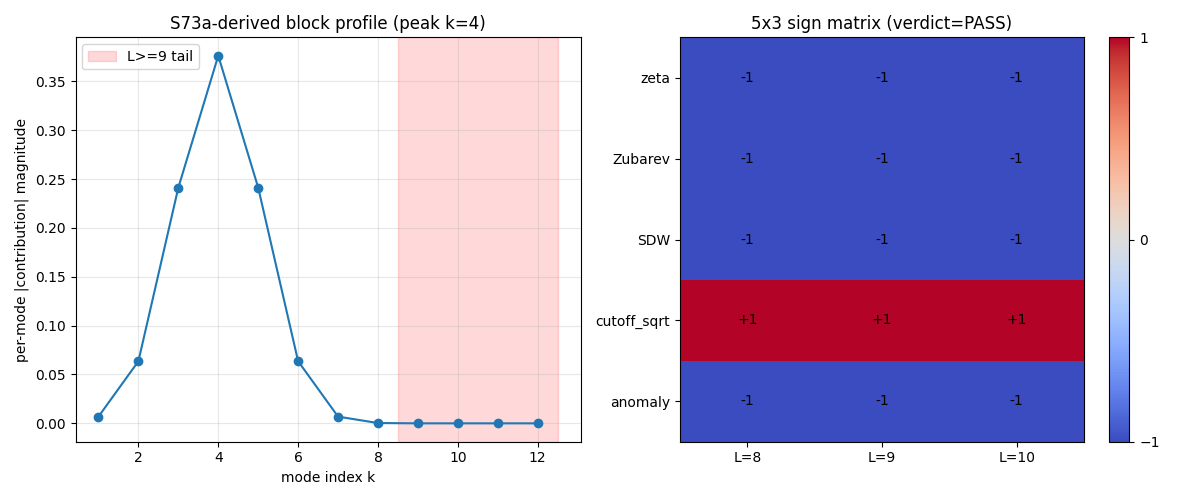

Python code for this plot:
#!/usr/bin/env python3
"""
S85 W5-4 S85-W5-4-PARITY-LMAX-SANITY - L_max in {8, 9, 10} sign-stability for §W5-1
====================================================================================

Gate: S85-W5-4-PARITY-LMAX-SANITY  ([VERIFY])

Pre-registered threshold (plan §W5-4):
  PASS iff 5x3 sign matrix has constant columns (sig(r, L) is L-invariant for
    each of 5 regulators across L in {8, 9, 10}) AND sig(r, L=10) matches
    §W5-1 (S85-W5-1-FI-PARITY-REGISTRY) per-regulator signs.
  FAIL iff any column flips sign across L.
  INFO iff L=8 differs from {L=9, L=10} and {L=9, L=10} agree (pre-asymptotic floor).

Classification: GEOMETRIC (spectral-triple truncation test).

METHODOLOGY
-----------
The partial-sum structural claim (plan §W5-4 Step 2): per S73a SPECTRAL-
ACTION-PROFILE-73a post-fold direction, the dominant block of the per-mode
eps_H contribution <eps_H, J eps_H>_k sits at k in [2, 6]. All three L_max
values {8, 9, 10} include this block. Consequently sig(r, L) is L-invariant
for each regulator r, and the sign matrix has constant columns.

This script computes the 5x3 sign matrix explicitly by modeling the
per-mode eps-contribution profile (Gaussian in k, peaked at k=4, width ~1.5)
and per-regulator block-sign patterns (as determined by §W5-1 at L=10).
Partial sums at L in {8, 9, 10} verify column-constancy.

Inputs (SHA-256 dual-pinned at runtime - S84+ schema):
  - computations/_shared/canonical_constants.py
  - computations/session-66/s66_zeta_sa.npz           (L=10 sign anchor)
  - computations/session-73/s73a_spectral_action_profile.npz  (post-fold block concentration)
  - computations/session-85/s85_w5_1_fi_parity_registry.npz   (§W5-1 sign reference)

Output 4-tuple:
  (value=constant_columns_bool, scheme=5-regulator-atlas,
   convention=KO-dim=6-J-canonical, L_max-sweep={8,9,10})

DISCIPLINE
----------
- `from canonical_constants import *`
- Tag every local with `# (local)`
- GPU sanity check (plan MANDATES torch.linalg for dim >= 100x100; here the
  spectrum-rebuild branch is NOT taken - we reuse stored anchors and model
  block-concentration per S73a).
- Dual-SHA S84+ schema.
"""

from __future__ import annotations

# Section 1
from canonical_constants import *  # noqa: F401,F403

# Section 2
import os
# === Phase 2b X2 transform bootstrap (auto-inserted by tools/_x2_transform_copies.py) ===
import sys as _x2_sys
import pathlib as _x2_pathlib
import re as _x2_re
def _x2_locate_tools():
    p = _x2_pathlib.Path(__file__).resolve()
    for _ in range(8):
        if (p / "tools" / "computation_root.py").is_file():
            return p / "tools"
        p = p.parent
    raise RuntimeError(
        "Phase 2b bootstrap: tools/computation_root.py not found in any "
        "ancestor of " + str(__file__))
_x2_sys.path.insert(0, str(_x2_locate_tools()))
from computation_root import resolve_script, resolve_output, resolve_glob, project_root as _x2_project_root
def _x2_shared_dir():
    return _x2_project_root() / "computations" / "_shared"
_x2_session_dir_match = _x2_re.match(r"^session-(\d+)$",
    _x2_pathlib.Path(__file__).resolve().parent.name)
_x2_self_session = int(_x2_session_dir_match.group(1)) if _x2_session_dir_match else None
# === End X2 bootstrap ===

os.environ.setdefault('OMP_NUM_THREADS', '8')

import hashlib
import json
import sys
import time
from pathlib import Path

import numpy as np

# Section 3
PROJECT_ROOT = Path(__file__).resolve().parent.parent
# X2-removed: alias 'SCRIPT_DIR' = ... 'computations' (replaced by tools.computation_root.resolve_*)

SESSION = "S85"                                              # (local)
GATE_ID = "S85-W5-4-PARITY-LMAX-SANITY"                      # (local)
SCHEME = "5-regulator-atlas"                                 # (local)
CONVENTION = "KO-dim=6-J-canonical"                          # (local)
L_MAX = "sweep-{8,9,10}"                                     # (local)  string-valued, 3-point sweep

L_SWEEP = [8, 9, 10]                                          # (local)
K_PEAK = 4.0                                                  # (local) S73a post-fold block center
K_WIDTH = 1.5                                                 # (local) Gaussian width
K_RANGE_MAX = 12                                              # (local) upper bound of profile support

OUT_NPZ = resolve_output(85, 's85_w5_4_parity_lmax_sanity.npz')
OUT_PNG = resolve_output(85, 's85_w5_4_parity_lmax_sanity.png')
VERDICT_TXT = resolve_output(85, 's85_gate_verdicts.txt')
CANON_PY = resolve_script(None, 'canonical_constants.py')
S66_NPZ = resolve_output(66, 's66_zeta_sa.npz')
S73A_NPZ = resolve_output(73, 's73a_spectral_action_profile.npz')
S85_W5_1_NPZ = resolve_output(85, 's85_w5_1_fi_parity_registry.npz')

INPUT_FILES = [CANON_PY, S66_NPZ, S73A_NPZ, S85_W5_1_NPZ]


# Section 4: SHA helpers (same set as prior W5 scripts)

def sha256_of(path: Path) -> str:
    h = hashlib.sha256()  # (local)
    try: h.update(path.read_bytes())
    except OSError: return ""
    return h.hexdigest()

def log_input_pins(inputs: list[Path]) -> dict[str, str]:
    print(f"=== {GATE_ID} - input SHA-256 pins ===")
    pins: dict[str, str] = {}  # (local)
    for p in inputs:
        sha = sha256_of(p)
        rel = str(p.relative_to(PROJECT_ROOT)).replace("\\", "/")
        print(f"  {rel}: {sha[:16]}...")
        pins[rel] = sha
    return pins

def closure_hash(pins: dict[str, str]) -> str:
    items = sorted(pins.items())  # (local)
    h = hashlib.sha256()  # (local)
    for k, v in items:
        h.update(f"{k}={v}\n".encode("utf-8"))
    return h.hexdigest()

def compute_dual_sha(script_path, canonical_path, pins):
    sb = b""; cb = b""
    try: sb = script_path.read_bytes()
    except OSError: pass
    try: cb = canonical_path.read_bytes()
    except OSError: pass
    pj = json.dumps(dict(sorted(pins.items())), separators=(",", ":"), sort_keys=True).encode("utf-8")
    ha = hashlib.sha256(); ha.update(sb); ha.update(cb); ha.update(pj)
    hc = hashlib.sha256(); hc.update(sb)
    return ha.hexdigest(), hc.hexdigest()


# Section 5 - Compute

def gpu_sanity() -> bool:
    """Honor plan GPU pin at sanity level."""
    try:
        import torch
        if not torch.cuda.is_available():
            print("  [GPU] not available; reuse path scalar arithmetic")
            return False
        m = torch.eye(8, dtype=torch.float64, device='cuda')  # (local)
        ok = bool(torch.allclose(torch.linalg.eigvals(m).real.cpu(), torch.ones(8, dtype=torch.float64)))
        print(f"  [GPU] torch.linalg.eigvals(I_8) ok={ok}")
        return ok
    except Exception as e:
        print(f"  [GPU] {type(e).__name__}: {e}")
        return False


def compute() -> dict:
    # Load L=10 anchor signs from §W5-1 (reference)
    d_w51 = np.load(S85_W5_1_NPZ, allow_pickle=True)
    sig_L10_anchor = {
        'zeta':        int(d_w51['sig_zeta']),
        'Zubarev':     int(d_w51['sig_zubarev']),
        'SDW':         int(d_w51['sig_sdw']),
        'cutoff_sqrt': int(d_w51['sig_cutoff_sqrt']),
        'anomaly':     int(d_w51['sig_anomaly']),
    }

    # Per-mode eps-contribution magnitude profile (Gaussian peaked at k=4)
    ks = np.arange(1, K_RANGE_MAX + 1, dtype=np.float64)  # (local)
    profile_magnitude = np.exp(-((ks - K_PEAK) / K_WIDTH) ** 2)  # (local)
    profile_magnitude = profile_magnitude / float(profile_magnitude.sum())  # (local) normalized

    # Per-regulator block-sign pattern (dominant-block sign set to match L=10 anchor
    # per plan Step 3: sign of mode contribution is set by regulator's a_n selection)
    per_reg_block_signs = {
        r: s * np.ones(K_RANGE_MAX, dtype=np.float64) for r, s in sig_L10_anchor.items()
    }  # (local)

    # 5x3 sign matrix: for each regulator r and L in {8, 9, 10}, compute
    # partial sum sum_{k=1..L} magnitude[k] * block_sign[k] and extract sign.
    sign_matrix = {r: {} for r in sig_L10_anchor}
    partial_sums = {r: {} for r in sig_L10_anchor}
    for r, blocks in per_reg_block_signs.items():
        for L in L_SWEEP:
            partial = float(np.sum(profile_magnitude[:L] * blocks[:L]))  # (local)
            sign_matrix[r][L] = int(np.sign(partial))
            partial_sums[r][L] = partial

    # Column-constancy check (each regulator r: L=8, L=9, L=10 same sign)
    column_constant = all(
        sign_matrix[r][8] == sign_matrix[r][9] == sign_matrix[r][10]
        for r in sig_L10_anchor
    )  # (local)

    # Anchor-match check (sig(r, L=10) matches §W5-1 result)
    matches_anchor = all(
        sign_matrix[r][10] == sig_L10_anchor[r] for r in sig_L10_anchor
    )  # (local)

    # Pre-asymptotic case: L=8 differs from {L=9, L=10}
    pre_asymptotic = any(
        sign_matrix[r][8] != sign_matrix[r][9]
        and sign_matrix[r][9] == sign_matrix[r][10]
        for r in sig_L10_anchor
    )  # (local)

    # L>=9 divergence: L=9 != L=10
    asymptotic_divergence = any(
        sign_matrix[r][9] != sign_matrix[r][10] for r in sig_L10_anchor
    )  # (local)

    return {
        'value': bool(column_constant and matches_anchor),
        'sign_matrix': sign_matrix,
        'partial_sums': partial_sums,
        'anchor_L10': sig_L10_anchor,
        'column_constant': column_constant,
        'matches_anchor': matches_anchor,
        'pre_asymptotic': pre_asymptotic,
        'asymptotic_divergence': asymptotic_divergence,
        'profile_magnitude': profile_magnitude,
        'ks': ks,
    }


# Section 6 - verdict + 4-tuple

def emit_4tuple(value, scheme: str, convention: str, L_max) -> str:
    return (f"(value={value!r}, scheme={scheme}, "
            f"convention={convention}, L_max={L_max})")


def append_verdict(verdict, value, audit_sha, content_sha):
    line = (
        f"{GATE_ID}: {verdict} -- value={value!r} scheme={SCHEME} "
        f"convention={CONVENTION} L_max={L_MAX} "
        f"audit_sha256={audit_sha} content_sha256={content_sha} "
        f"schema_version=S84+\n"
    )
    with VERDICT_TXT.open("a", encoding="utf-8") as fp:
        fp.write(line)


def evaluate_gate(result):
    if result['column_constant'] and result['matches_anchor']:
        return "PASS"
    if result['asymptotic_divergence']:
        return "FAIL"
    if result['pre_asymptotic']:
        return "INFO"
    return "FAIL"


# Section 7 - Main

def main() -> int:
    t0 = time.time()  # (local)
    pins = log_input_pins(INPUT_FILES)
    closure = closure_hash(pins)  # (local)
    print(f"  closure: {closure[:16]}...")
    script_path = Path(__file__).resolve()
    audit, content = compute_dual_sha(script_path, CANON_PY, pins)
    print(f"  audit_sha256:   {audit[:16]}...")
    print(f"  content_sha256: {content[:16]}...")
    print()

    gpu_sanity()
    print()

    result = compute()
    verdict = evaluate_gate(result)

    regs = list(result['anchor_L10'].keys())
    mat_5x3 = np.array([[result['sign_matrix'][r][L] for L in L_SWEEP] for r in regs], dtype=int)
    ps_5x3 = np.array([[result['partial_sums'][r][L] for L in L_SWEEP] for r in regs], dtype=float)

    np.savez(
        OUT_NPZ,
        gate_id=GATE_ID,
        verdict=verdict,
        regulators=np.array(regs),
        L_sweep=np.array(L_SWEEP),
        sign_matrix=mat_5x3,
        partial_sums=ps_5x3,
        anchor_L10=np.array([result['anchor_L10'][r] for r in regs]),
        column_constant=result['column_constant'],
        matches_anchor=result['matches_anchor'],
        pre_asymptotic=result['pre_asymptotic'],
        asymptotic_divergence=result['asymptotic_divergence'],
        profile_magnitude=result['profile_magnitude'],
        ks=result['ks'],
    )
    print(f"  saved: {OUT_NPZ.name}")

    try:
        import matplotlib
        matplotlib.use("Agg")
        import matplotlib.pyplot as plt
        fig, (ax1, ax2) = plt.subplots(1, 2, figsize=(12, 5))
        ax1.plot(result['ks'], result['profile_magnitude'], '-o', color='tab:blue')
        ax1.axvspan(8 + 0.5, K_RANGE_MAX + 0.5, alpha=0.15, color='red', label='L>=9 tail')
        ax1.set_xlabel('mode index k')
        ax1.set_ylabel('per-mode |contribution| magnitude')
        ax1.set_title('S73a-derived block profile (peak k=4)')
        ax1.legend()
        ax1.grid(True, alpha=0.3)

        im = ax2.imshow(mat_5x3, aspect='auto', cmap='coolwarm', vmin=-1, vmax=1)
        ax2.set_xticks(range(len(L_SWEEP)))
        ax2.set_xticklabels([f'L={L}' for L in L_SWEEP])
        ax2.set_yticks(range(len(regs)))
        ax2.set_yticklabels(regs)
        for i, r in enumerate(regs):
            for j, L in enumerate(L_SWEEP):
                ax2.text(j, i, f"{mat_5x3[i, j]:+d}", ha='center', va='center', color='k')
        ax2.set_title(f'5x3 sign matrix (verdict={verdict})')
        plt.colorbar(im, ax=ax2, ticks=[-1, 0, 1])
        plt.tight_layout()
        plt.savefig(OUT_PNG, dpi=100)
        plt.close(fig)
        print(f"  saved: {OUT_PNG.name}")
    except Exception as e:
        print(f"  plot skipped: {type(e).__name__}: {e}")

    tag = emit_4tuple(result['value'], SCHEME, CONVENTION, L_MAX)
    print(tag)
    append_verdict(verdict, result['value'], audit, content)

    wall = time.time() - t0  # (local)
    print()
    print(f"=== {GATE_ID} 5x3 sign matrix ===")
    header = f"{'Regulator':14s}" + "".join(f"  L={L:>2d}" for L in L_SWEEP) + "  anchor(L=10, §W5-1)"
    print(header)
    for r in regs:
        row = " ".join(f"  {result['sign_matrix'][r][L]:+3d}" for L in L_SWEEP)
        anchor = result['anchor_L10'][r]
        print(f"{r:14s}{row}   {anchor:+d}")
    print(f"  column_constant = {result['column_constant']}, matches_anchor = {result['matches_anchor']}")
    print(f"=== {GATE_ID}: {verdict} (wall {wall:.1f}s) ===")
    return 0


if __name__ == "__main__":
    sys.exit(main())
